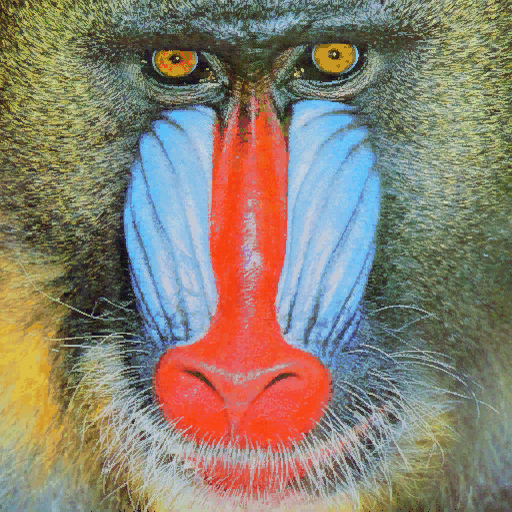
#> input picture P2/mandril.jpg, 512 x 512 px
$ jupyter execute VC_P2.ipynb   (older library calls are emulated)   (text cells are left out)
#> lines starting #> are read from the running program, lines starting #| are printed output that depends on the picture; after the words box and inside, x2 and y2 are one past the last pixel; in counts of white or black regions, pixels touching at a corner belong together
[cell 1]
import cv2
import numpy as np
import matplotlib.pyplot as plt
from PIL import Image, ImageDraw, ImageFont

[cell 2]
img = cv2.imread('mandril.jpg')  #  Lee la imagen
#> img is the input picture: shape (512, 512, 3); mean B, G, R 112.9, 128.5, 137.5
img = cv2.cvtColor(img, cv2.COLOR_BGR2RGB)
gris = cv2.cvtColor(img, cv2.COLOR_BGR2GRAY) # Convierte a escala de grises
canny = cv2.Canny(gris, 100, 200) # Aplica Canny
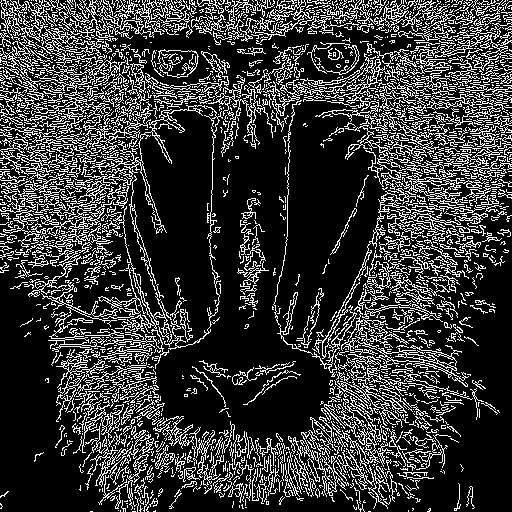
#> canny: shape (512, 512); 22% white in thin lines or dots

#Cuenta el número de píxeles blancos (255) por fila
#Suma los valores de los pixeles por fila
row_counts = cv2.reduce(canny, 1, cv2.REDUCE_SUM, dtype=cv2.CV_32SC1)
#> row_counts = 512 values, max 57885 at index 12, min 5100 at index 510, mean 28704.9
max_row = np.max(row_counts)
#> max_row = 57885
print("Numero maximo de pixeles blancos en una fila:", max_row)
#| Numero maximo de pixeles blancos en una fila: 57885

#Normaliza en base al número de filas, primer valor devuelto por shape, y al valor máximo del píxel (255)
#El resultado será el número de píxeles blancos por fila
row = row_counts[:,0] / (255 * canny.shape[1])
#> row = 512 values, max 0.443 at index 12, min 0.0391 at index 510, mean 0.22

umbral = 0.9 * max_row
#> umbral = 52096.5
filas_above_threshold = np.sum(row_counts >= umbral)
#> filas_above_threshold = 3
print("Numero de filas por encima del umbral", filas_above_threshold)
#| Numero de filas por encima del umbral 3

#Muestra dicha cuenta gráficamente
plt.figure()
plt.subplot(1, 2, 1)
plt.axis("off")
plt.title("Canny")
plt.imshow(canny, cmap='gray')


plt.subplot(1, 2, 2)
plt.title("Respuesta de Canny")
plt.xlabel("Filas")
plt.ylabel("% píxeles")
plt.plot(row)
#Rango en x definido por las filas
plt.xlim([0, canny.shape[0]])
plt.show()
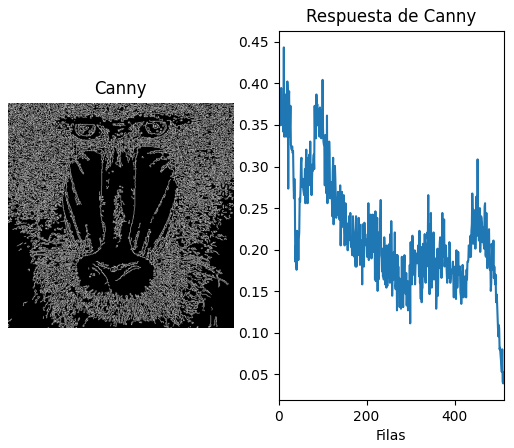
#> figure drawn by matplotlib, 2 panels; panel 2: curve peaks at x = 12, y = 0.443

[cell 3]
# Gaussiana para suavizar la imagen original, eliminando altas frecuencias
ggris = cv2.GaussianBlur(gris, (3, 3), 0)

#Calcula en ambas direcciones (horizontal y vertical)
sobelx = cv2.Sobel(ggris, cv2.CV_64F, 1, 0)  # x
sobely = cv2.Sobel(ggris, cv2.CV_64F, 0, 1)  # y
#Combina ambos resultados
sobel = cv2.add(sobelx, sobely)
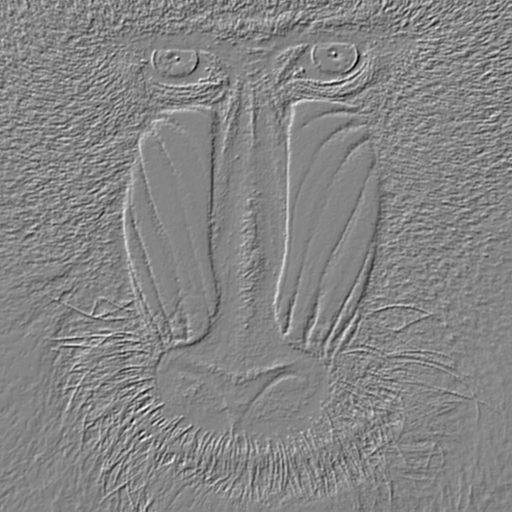
#> sobel: shape (512, 512) float64; min -626, max 572, mean 0; drawn with min black and max white

# Convierte la imagen de Sobel a 8 bits
sobel8 = cv2.convertScaleAbs(sobel)
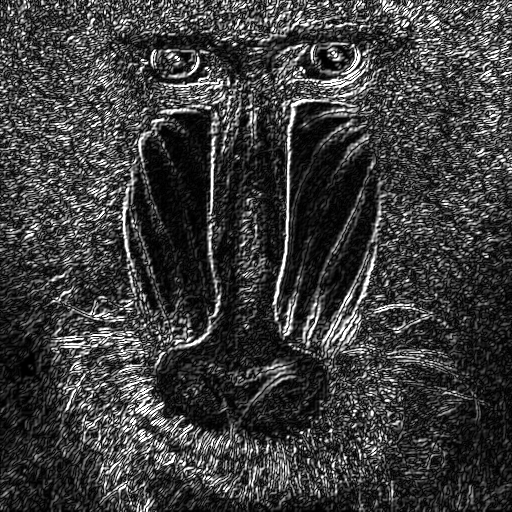
#> sobel8: shape (512, 512); min 0, max 255, mean 60.9

# Aplica umbralizado a la imagen de Sobel
umbral_sobel = 100  # Puedes ajustar este valor
_, sobel_bin = cv2.threshold(sobel8, umbral_sobel, 255, cv2.THRESH_BINARY)
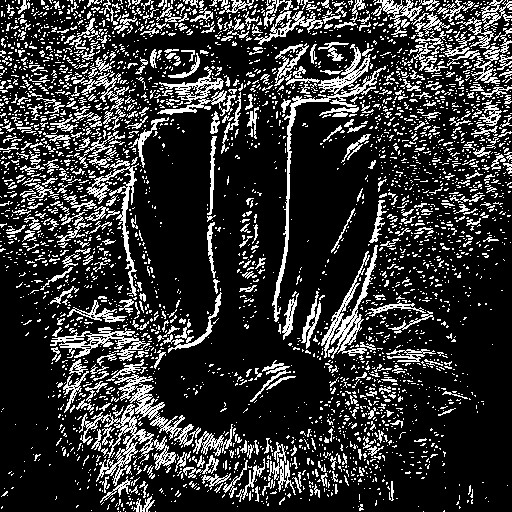
#> sobel_bin: shape (512, 512); 20.4% white in thin lines or dots

# Cuenta píxeles blancos por filas y columnas
col_counts_sobel = cv2.reduce(sobel_bin, 0, cv2.REDUCE_SUM, dtype=cv2.CV_32SC1)[0]
#> col_counts_sobel = 512 values, max 60180 at index 288, min 10710 at index 261, mean 26637.5
row_counts_sobel = cv2.reduce(sobel_bin, 1, cv2.REDUCE_SUM, dtype=cv2.CV_32SC1)[:,0]
#> row_counts_sobel = 512 values, max 55845 at index 12, min 4080 at index 510, mean 26637.5

# Normaliza
cols_sobel = col_counts_sobel / (255 * sobel_bin.shape[0])
#> cols_sobel = 512 values, max 0.461 at index 288, min 0.082 at index 261, mean 0.204
rows_sobel = row_counts_sobel / (255 * sobel_bin.shape[1])
#> rows_sobel = 512 values, max 0.428 at index 12, min 0.0312 at index 510, mean 0.204

# Calcula máximos
max_col = np.max(col_counts_sobel)
#> max_col = 60180
max_row = np.max(row_counts_sobel)
#> max_row = 55845

# Umbral para destacar filas/columnas
th_col = 0.9 * max_col
#> th_col = 54162
th_row = 0.9 * max_row
#> th_row = 50260.5

cols_above = np.where(col_counts_sobel >= th_col)[0]
#> cols_above = [104, 127, 287, 288]
rows_above = np.where(row_counts_sobel >= th_row)[0]
#> rows_above = [2, 3, 4, 8, 11, 12, 20, 24, 81, 82, 83, 84, 87]

# Dibuja líneas sobre la imagen original
img_marked = img.copy()
for c in cols_above:
    cv2.line(img_marked, (c, 0), (c, img_marked.shape[0]-1), (255, 0, 0), 2)
#> this loop made 4 passes
#> c on passes 1 to 4: 104, 127, 287, 288
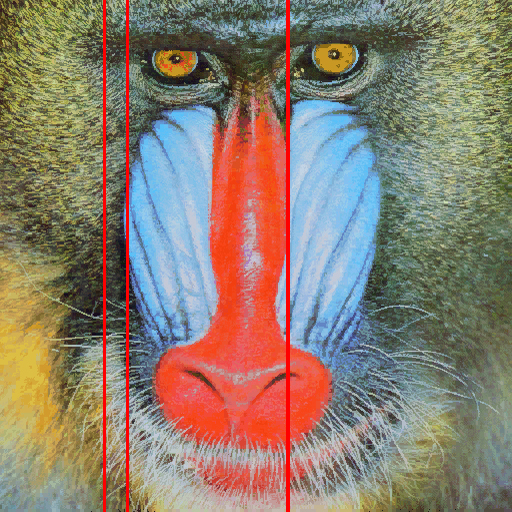
#> img_marked: shape (512, 512, 3); mean R, G, B 139.9, 126.2, 110.7
for r in rows_above:
    cv2.line(img_marked, (0, r), (img_marked.shape[1]-1, r), (0, 255, 0), 2)
#> this loop made 13 passes
#> r on passes 1 to 12: 2, 3, 4, 8, 11, 12, 20, 24, 81, 82, 83, 84
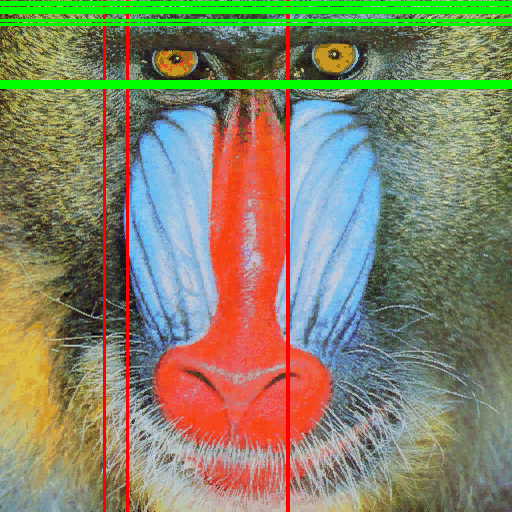
#> img_marked: shape (512, 512, 3); 5.27% of pixels changed, all inside (x1, y1, x2, y2) = (0, 1, 512, 89)

# Muestra resultados
plt.figure(figsize=(12,6))
plt.subplot(1,2,1)
plt.title("Sobel binarizado")
plt.axis("off")
plt.imshow(sobel_bin, cmap='gray')

plt.subplot(1,2,2)
plt.title("Mandril con filas/columnas destacadas")
plt.axis("off")
plt.imshow(img_marked)
plt.show()

print(f"Filas por encima de 0.9*max: {rows_above}")
#| Filas por encima de 0.9*max: [ 2  3  4  8 11 12 20 24 81 82 83 84 87]
print(f"Columnas por encima de 0.9*max: {cols_above}")
#| Columnas por encima de 0.9*max: [104 127 287 288]

[cell 4]
import cv2
import numpy as np

def mostrar_menu():
    print("\n=== DEMOSTRADOR DE MODOS ===")
    print("0 - Original")
    print("1 - Escala de grises")
    print("2 - Detección de bordes (Canny)")
    print("3 - Gradiente Sobel")
    print("4 - Umbralización binaria")
    print("5 - Pop Art Mosaico")
    print("q - Salir")

# Inicializa la cámara
vid = cv2.VideoCapture(0)
modo = 0

# Paleta de colores Pop Art
pop_colors = [
    (255, 0, 0),
    (0, 255, 0),
    (0, 0, 255),
    (255, 255, 0),
    (255, 0, 255),
    (0, 255, 255),
    (255, 128, 0),
    (128, 0, 255)
]
block_size = 5

mostrar_menu()

while True:
    ret, frame = vid.read()
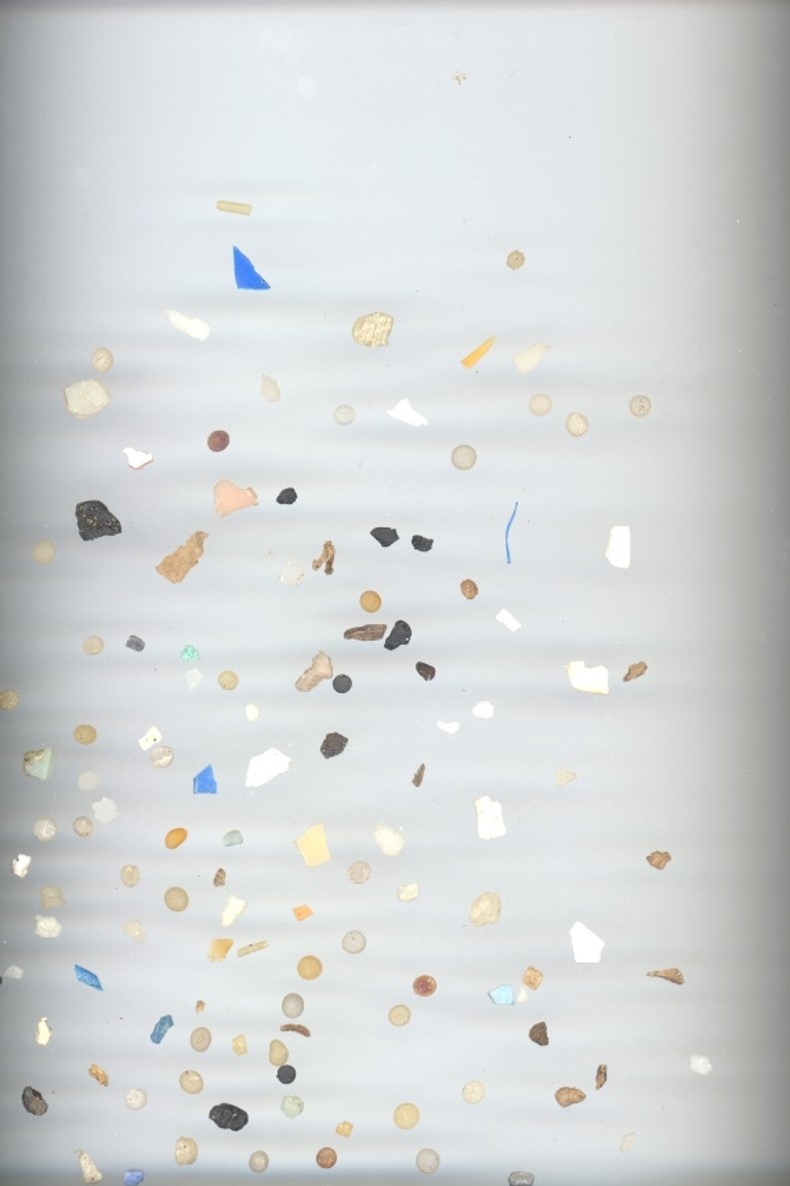
#> input picture P3/MPs_test.jpg, 790 x 1186 px, given in place of the camera
#> frame is the input picture: shape (1186, 790, 3); mean B, G, R 213.9, 213.8, 210.9
    if not ret:
        print("No se pudo capturar imagen")
        break

    # Procesamiento según modo
    if modo == 0:
        salida = frame.copy()
    elif modo == 1:
        salida = cv2.cvtColor(frame, cv2.COLOR_BGR2GRAY)
    elif modo == 2:
        gris = cv2.cvtColor(frame, cv2.COLOR_BGR2GRAY)
        salida = cv2.Canny(gris, 100, 200)
    elif modo == 3:
        gris = cv2.cvtColor(frame, cv2.COLOR_BGR2GRAY)
        ggris = cv2.GaussianBlur(gris, (3, 3), 0)
        sobelx = cv2.Sobel(ggris, cv2.CV_64F, 1, 0)
        sobely = cv2.Sobel(ggris, cv2.CV_64F, 0, 1)
        sobel = cv2.add(sobelx, sobely)
        salida = cv2.convertScaleAbs(sobel)
    elif modo == 4:
        gris = cv2.cvtColor(frame, cv2.COLOR_BGR2GRAY)
        _, salida = cv2.threshold(gris, 130, 255, cv2.THRESH_BINARY)
    elif modo == 5:
        # Pop Art Mosaico
        h, w, _ = frame.shape
        h2, w2 = h - h % block_size, w - w % block_size
        frame_cropped = frame[:h2, :w2]

        pop_frame = np.zeros_like(frame_cropped)
        gray = cv2.cvtColor(frame_cropped, cv2.COLOR_BGR2GRAY)

        for i in range(0, h2, block_size):
            for j in range(0, w2, block_size):
                block = gray[i:i+block_size, j:j+block_size]
                mean_intensity = np.mean(block)
                color_idx = int((mean_intensity / 255) * (len(pop_colors)-1))
                color = pop_colors[color_idx]
                pop_frame[i:i+block_size, j:j+block_size] = color

        salida = pop_frame
    else:
        salida = frame.copy()

    # Muestra la imagen
    ventana = f"Demostrador - Modo {modo}"
    cv2.imshow(ventana, salida)

    # Espera tecla
    key = cv2.waitKey(20) & 0xFF
#> (key q is pressed here)
    if key == ord('q'):
        break
    elif key in [ord(str(i)) for i in range(6)]:  # ahora incluye el 5
        modo = int(chr(key))
        cv2.destroyAllWindows()
        mostrar_menu()

# Libera recursos
vid.release()
cv2.destroyAllWindows()

[cell 5]
import cv2
import numpy as np

def detectar_circulos_precisos(frame, lower, upper, color_bgr):
    hsv = cv2.cvtColor(frame, cv2.COLOR_BGR2HSV)
    mask = cv2.inRange(hsv, lower, upper)

    # Mejorar máscara (menos ruido, bordes más suaves)
    mask = cv2.GaussianBlur(mask, (7, 7), 2)
    kernel = np.ones((5, 5), np.uint8)
    mask = cv2.morphologyEx(mask, cv2.MORPH_CLOSE, kernel)

    # Buscar contornos
    contornos, _ = cv2.findContours(mask, cv2.RETR_EXTERNAL, cv2.CHAIN_APPROX_SIMPLE)

    for cnt in contornos:
        (x, y), radio = cv2.minEnclosingCircle(cnt)
        centro = (int(x), int(y))
        radio = int(radio)

        if radio > 15:  # ignorar manchas pequeñas
            area_contorno = cv2.contourArea(cnt)
            area_circulo = np.pi * (radio ** 2)

            if area_circulo > 0:
                relacion = area_contorno / area_circulo
                # tolerancia más amplia para "círculos"
                if 0.5 < relacion < 1.3:
                    cv2.circle(frame, centro, radio, color_bgr, 3)
                    cv2.circle(frame, centro, 3, (255, 255, 255), -1)  # centro blanco

    return frame, mask


# --- Captura cámara ---
cap = cv2.VideoCapture(0)

# Rango HSV para naranja (ajusta según tu luz)
naranja_bajo = np.array([10, 120, 120])
naranja_alto = np.array([25, 255, 255])

while True:
    ret, frame = cap.read()
    if not ret:
        break

    frame = cv2.resize(frame, (640, 480))
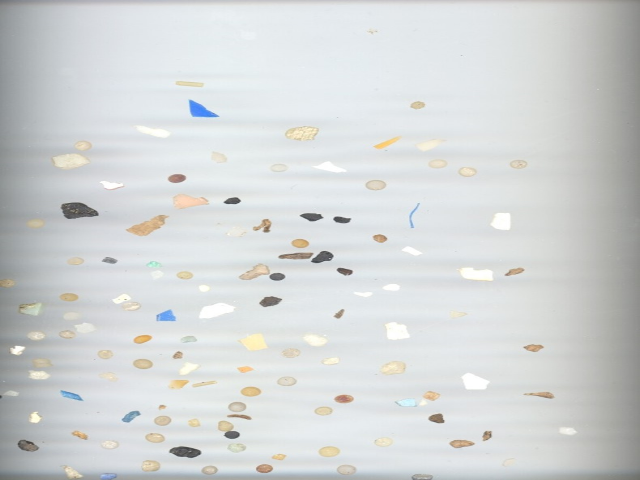
#> frame: shape (480, 640, 3); mean B, G, R 213.8, 213.7, 210.8

    # Detectar círculos naranjas
    frame_detectado, mask = detectar_circulos_precisos(frame, naranja_bajo, naranja_alto, (0, 140, 255))
#> in detectar_circulos_precisos, `hsv = cv2.cvtColor(frame, cv2.COLOR_BGR2HSV)`: hsv: shape (480, 640, 3); mean H, S, V 81.6, 8.9, 216.2
#> in detectar_circulos_precisos, `mask = cv2.inRange(hsv, lower, upper)`:
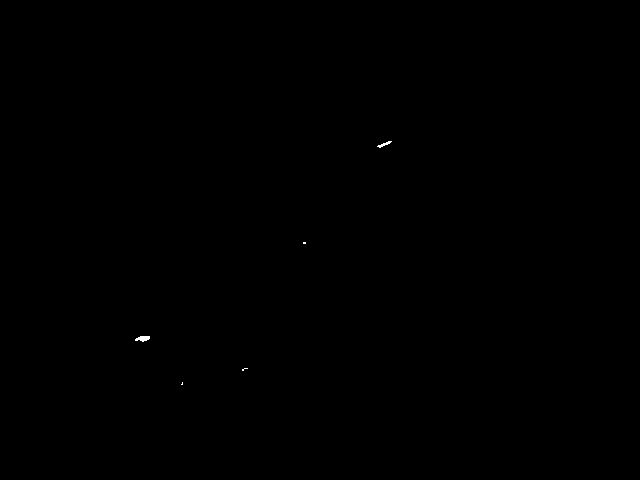
#> mask: shape (480, 640); 0.04% white; 5 white regions (3 under 20 px)
#> in detectar_circulos_precisos, `contornos, _ = cv2.findContours(mask, cv2.RETR_EXTERNAL, cv2.CHAIN_APP..`: contornos = 5 contours; box (x1, y1, x2, y2) and area: (132, 333, 153, 345) 198, (374, 138, 395, 151) 179, (239, 365, 251, 374) 79, (300, 239, 309, 247) 56, (178, 379, 186, 388) 54
#> the loop in detectar_circulos_precisos, `for cnt in contornos:` made 5 passes
#> (x, y, radio, centro) on passes 1, 2, 5: (181.5, 383, 5, (181, 383)), (244.5, 369, 6, (244, 369)), (384, 143.5, 11, (384, 143))
#> (x, y, radio) on pass 3: (142, 338, 11)

    # Mostrar ventanas
    cv2.imshow("Camara - Circulos Naranjas", frame_detectado)
    cv2.imshow("Mascara Naranja", mask)

    if cv2.waitKey(1) & 0xFF == ord('q'):
#> (key q is pressed here)
        break

cap.release()
cv2.destroyAllWindows()
